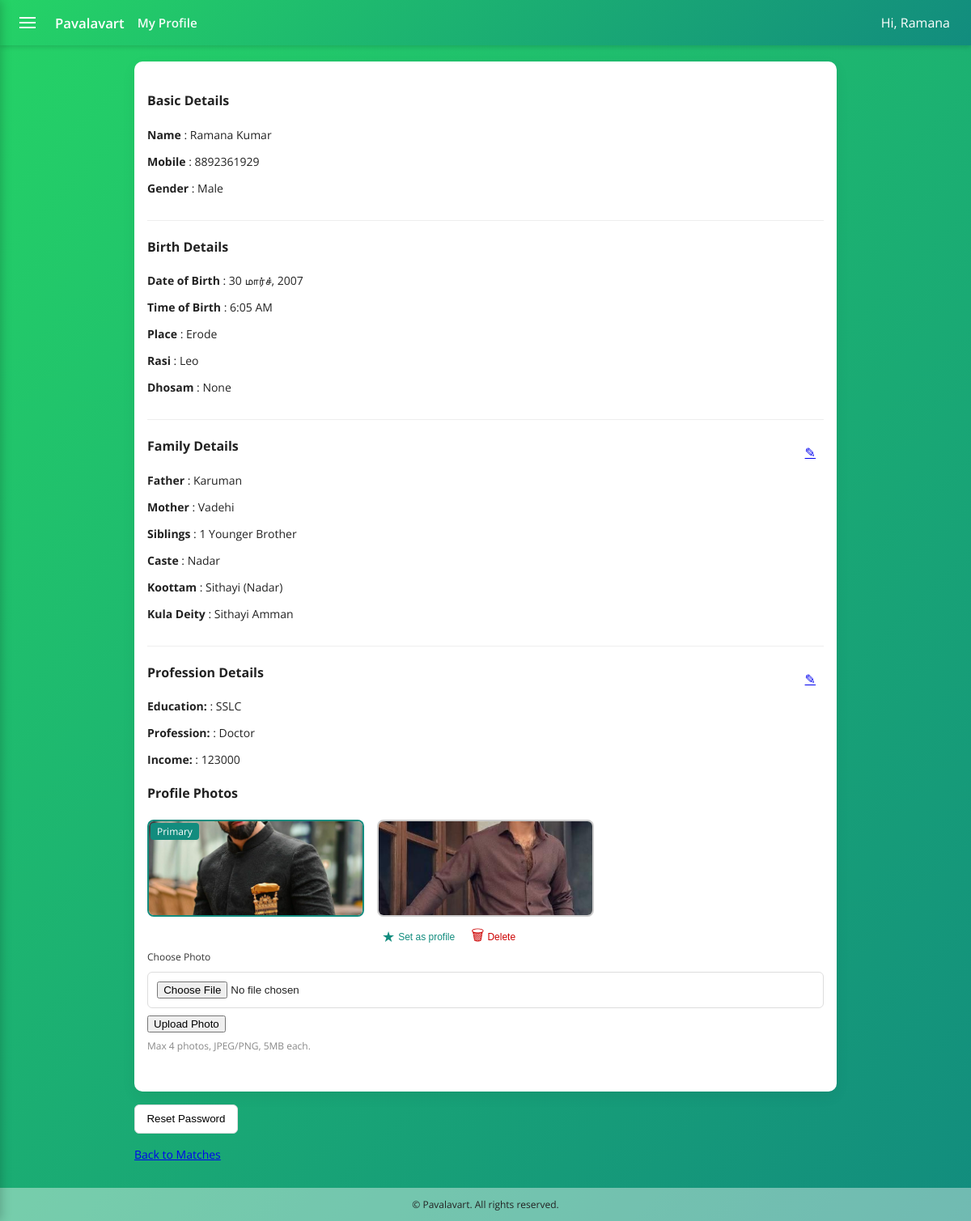
The page /profile/ (signed in) on the database as committed earlier.
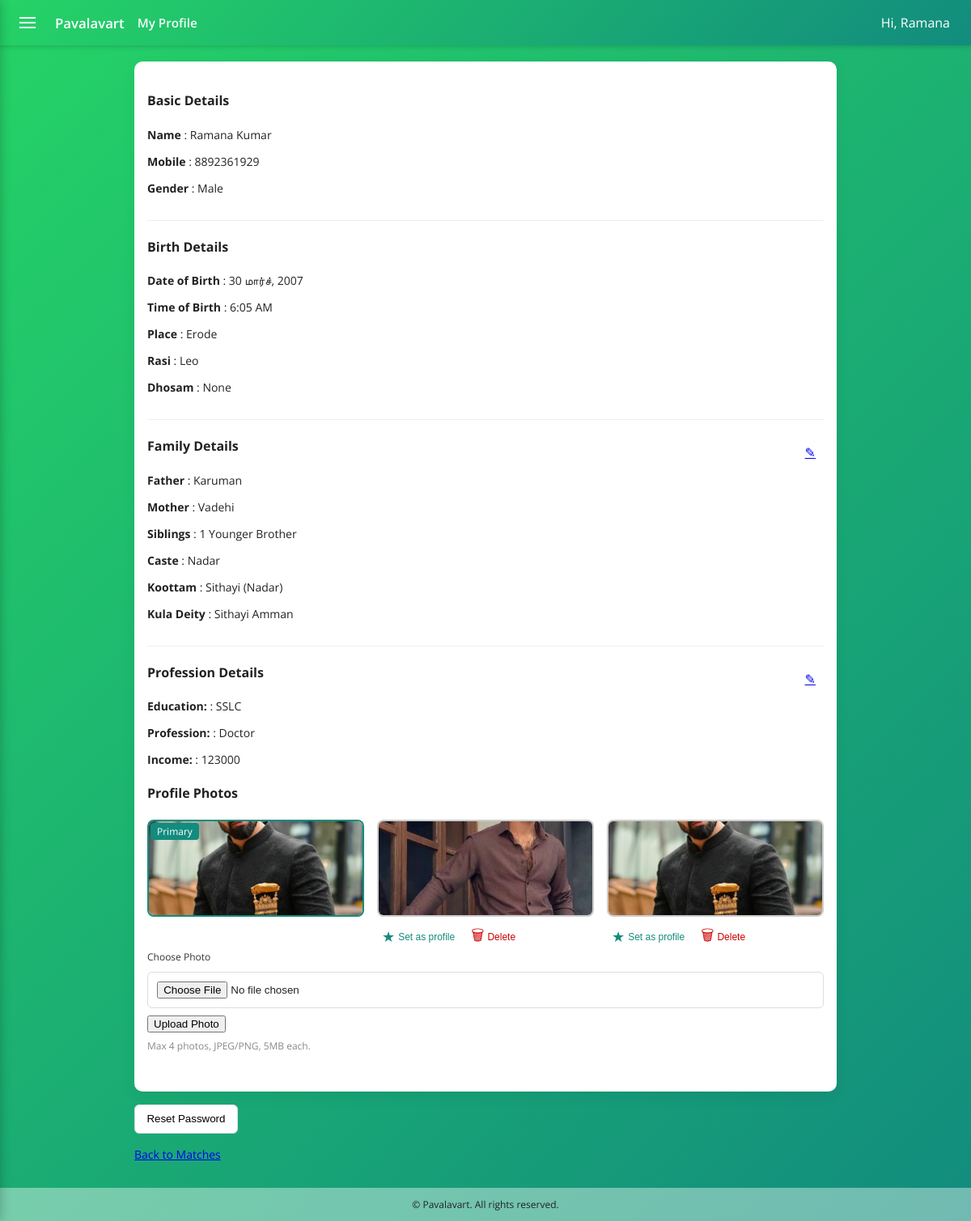
The same page on the database as committed later.
### alliance/models.py (models this page shows, shortened)
class ProfilePhoto(models.Model):
    profile = models.ForeignKey('MemberProfile', on_delete=models.CASCADE, related_name='photos')
    image = models.ImageField(upload_to='profile_photos/%Y/%m/%d/')
    is_primary = models.BooleanField(default=False)
    uploaded_at = models.DateTimeField(auto_now_add=True)
    class Meta:
        constraints = [
            models.UniqueConstraint(fields=['profile'], condition=models.Q(is_primary=True), name='one_primary_photo_per_profile')
        ]

### alliance/views.py (the view, shortened to what this page needs)
# urls.py: path('profile/', views.profile, name='profile'),
@login_required
def profile(request):
    try:
        profile = request.user.profile
    except MemberProfile.DoesNotExist:
        profile = MemberProfile.objects.create(user=request.user, mobile=getattr(request.user, 'username', '') or '')
        messages.info(request, 'A basic profile was created. Please complete your details.')
    castes = Caste.objects.all()
    rasis = Rasi.objects.all()
    stars = Star.objects.all()
    koottams = Koottam.objects.all()
    dhosams = Dhosam.objects.all()
    educations = Education.objects.all()
    professions = Profession.objects.all()
    today = date.today()
    try:
        max_dob = date(today.year - 18, today.month, today.day)
    except ValueError:
        max_dob = date(today.year - 18, today.month, 28)
    try:
        min_dob = date(today.year - 50, today.month, today.day)
    except ValueError:
        min_dob = date(today.year - 50, today.month, 28)
    return render(request, 'main/profile.html', {
        'profile': profile,
        'castes': castes,
        'rasis': rasis,
    'stars': stars,
    'koottams': koottams,
    'dhosams': dhosams,
        'educations': educations,
        'professions': professions,
        'min_dob': min_dob.isoformat(),
        'max_dob': max_dob.isoformat(),
    })

### alliance/models.py (called while the page is built)
    def __str__(self):
        return self.caste

    def __str__(self):
        return f"{self.subcaste} ({self.caste.caste})"

    def __str__(self):
        return self.rasi

    def __str__(self):
        return self.education

    def __str__(self):
        return self.profession

### alliance/templates/main/profile.html (shortened to what the changed rows need)
{% extends 'main/base.html' %}
{% block content %}
<div class="card" style="width:100%">
    {% if profile %}
                <div class="profile-photo-section" style="margin-bottom:2rem;">
                    <div class="photo-grid" style="display:grid;grid-template-columns:repeat(3,1fr);gap:1rem;">
                        {% for p in profile.photos.all %}
                            <div class="thumb" style="position:relative;">
                                <img src="{{ p.image.url }}" alt="photo" style="width:100%;height:120px;object-fit:cover;border-radius:8px;cursor:pointer;border:2px solid {% if p.is_primary %}#128c7e{% else %}#ccc{% endif %};" onclick="openPhotoViewer({{ forloop.counter0 }})">
                                {% if p.is_primary %}
                                    <div class="badge" style="position:absolute;top:4px;left:4px;background:#128c7e;color:#fff;padding:2px 8px;border-radius:4px;font-size:12px;">Primary</div>
                                {% else %}
                                    <div style="display:flex;gap:8px;align-items:center;margin-top:4px;">
                                        <form method="post" action="{% url 'profile_photo_set_primary' p.id %}" style="margin:0;">
                                            <button type="submit" title="Set as profile" style="font-size:16px;background:none;border:none;cursor:pointer;color:#128c7e;display:flex;align-items:center;">
                                                <span style="font-size:18px;margin-right:4px;">&#9733;</span>
                                                <span style="font-size:12px;">Set as profile</span>
                                            </button>
                                        </form>
                                        <form method="post" action="{% url 'profile_photo_delete' p.id %}" style="margin:0;" onsubmit="return confirmDeletePhoto(this);">
                                            <button type="submit" title="Delete photo" style="font-size:16px;background:none;border:none;cursor:pointer;color:#c00;display:flex;align-items:center;">
                                                <span style="font-size:18px;margin-right:4px;">&#128465;</span>
                                                <span style="font-size:12px;">Delete</span>
                                            </button>
                                        </form>
                                    </div>
                                {% endif %}
                            </div>
                        {% empty %}
                            <div style="grid-column:span 3;color:#888;text-align:center;padding:2rem 0;">No photos uploaded yet.</div>
                        {% endfor %}
                    </div>
                </div>
    </div>
    {% else %}
        <p>No profile found.</p>
    {% endif %}
{% endblock %}

Rows that differ between the two databases and show on the page:
added ProfilePhoto: image (picture), is_primary "Set as profile"
